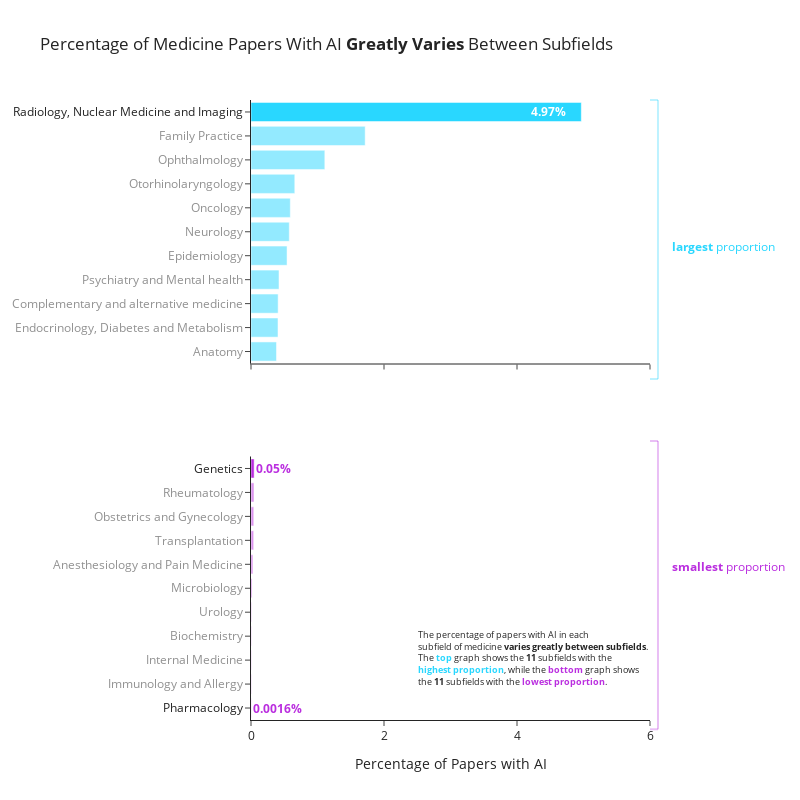

The cell this chart's notebook holds for it:
### Code cell
fig = make_subplots(rows=2, cols=1, shared_xaxes=True)

opacities_top = [0.5] * 10 + [1.0]
opacities_bottom = [1.0] + [0.5] * 9 + [1.0]
fig.add_trace(
    go.Bar(
        x=df_group_top["AI_percentage"],
        y=df_group_top["subfields"],
        orientation="h",
        name="Top 10",
        marker=dict(color=top_color, opacity=opacities_top),
    ),
    row=1,
    col=1,
)
fig.add_trace(
    go.Bar(
        x=df_group_bottom["AI_percentage"],
        y=df_group_bottom["subfields"],
        orientation="h",
        name="Bottom 10",
        marker=dict(color=bottom_color, opacity=opacities_bottom),
    ),
    row=2,
    col=1,
)

# Define y-axis labels with some transparency
y_labels_top = df_group_top["subfields"].tolist()
y_labels_bottom = df_group_bottom["subfields"].tolist()

# Make some labels slightly transparent by wrapping them in HTML with CSS
transparent_labels_top = [
    f'<span style="opacity:0.5">{label}</span>' if condition else label
    for label, condition in zip(y_labels_top, [True, True, True, True, True, True, True, True, True, True, False])
]
transparent_labels_bottom = [
    f'<span style="opacity:0.5">{label}</span>' if condition else label
    for label, condition in zip(y_labels_bottom, [False, True, True, True, True, True, True, True, True, True, False])
]

fig.update_yaxes(tickvals=df_group_top["subfields"], ticktext=transparent_labels_top, row=1, col=1)
fig.update_yaxes(tickvals=df_group_bottom["subfields"], ticktext=transparent_labels_bottom, row=2, col=1)

# define brackets for the top and bottom graph
shapes = [
    dict(
        type="line", x0=1.02, y0=1.0, x1=1.02, y1=0.55, xref="paper", yref="paper", line=dict(color=top_color, width=2)
    ),
    dict(
        type="line", x0=1.02, y0=1.0, x1=1.00, y1=1.0, xref="paper", yref="paper", line=dict(color=top_color, width=2)
    ),
    dict(
        type="line", x0=1.02, y0=0.55, x1=1.00, y1=0.55, xref="paper", yref="paper", line=dict(color=top_color, width=2)
    ),
    # bottom plot
    dict(
        type="line",
        x0=1.02,
        y0=-0.015,
        x1=1.02,
        y1=0.45,
        xref="paper",
        yref="paper",
        line=dict(color=bottom_color, width=2),
    ),
    dict(
        type="line",
        x0=1.02,
        y0=0.45,
        x1=1.00,
        y1=0.45,
        xref="paper",
        yref="paper",
        line=dict(color=bottom_color, width=2),
    ),
    dict(
        type="line",
        x0=1.02,
        y0=-0.015,
        x1=1.00,
        y1=-0.015,
        xref="paper",
        yref="paper",
        line=dict(color=bottom_color, width=2),
    ),
]

# define all the annotations
annotations = [
    dict(
        x=df_group_bottom.loc[df_group_bottom["subfields"] == "Pharmacology", "AI_percentage"].values[0],
        y="Pharmacology",
        text=f'{df_group_bottom.loc[df_group_bottom["subfields"] == "Pharmacology", "AI_percentage"].values[0]:.4f}%',
        xref="x2",
        yref="y2",
        showarrow=False,
        xanchor="left",
        font=dict(size=12, weight="bold", color=bottom_color),
    ),
    dict(
        x=df_group_bottom.loc[df_group_bottom["subfields"] == "Genetics", "AI_percentage"].values[0],
        y="Genetics",
        text=f'{df_group_bottom.loc[df_group_bottom["subfields"] == "Genetics", "AI_percentage"].values[0]:.2f}%',
        xref="x2",
        yref="y2",
        xanchor="left",
        showarrow=False,
        font=dict(size=12, weight="bold", color=bottom_color),
    ),
    dict(
        x=df_group_top[df_group_top["subfields"] == "Radiology, Nuclear Medicine and Imaging"]["AI_percentage"].values[
            0
        ]
        - 0.5,
        y="Radiology, Nuclear Medicine and Imaging",
        text=f'{df_group_top[df_group_top["subfields"] == "Radiology, Nuclear Medicine and Imaging"]["AI_percentage"].values[0]:.2f}%',
        xref="x1",
        yref="y1",
        ax=0,
        ay=0,
        # showarrow=False,
        font=dict(size=12, weight="bold", color="white"),
    ),
    dict(
        x=1.05,
        y=0.78,
        xref="paper",
        yref="paper",
        text="<b>largest</b> proportion",
        xanchor="left",
        showarrow=False,
        font=dict(size=12, color=top_color),
    ),
    dict(
        x=1.05,
        y=0.23,
        xanchor="left",
        xref="paper",
        yref="paper",
        text="<b>smallest</b> proportion",
        showarrow=False,
        font=dict(size=12, color=bottom_color),
    ),
    dict(
        xref="paper",
        yref="paper",
        x=1.0,
        y=0.1,
        text=f'The percentage of papers with AI in each<br>subfield of medicine <b>varies greatly between subfields</b>.<br>The <b><span style="color: {top_color};">top</span></b> graph shows the <b>11</b> subfields with the<br><b><span style="color: {top_color};">highest proportion</span></b>, while the <b><span style="color: {bottom_color};">bottom</span></b> graph shows<br>the <b>11</b> subfields with the <b><span style="color: {bottom_color};">lowest proportion</span></b>.',
        ax=0,
        ay=0,
        xanchor="right",
        align="left",
        font=dict(size=9),
    ),
]

fig.update_layout(
    width=800,
    height=800,
    xaxis=dict(range=[0, 5]),
    xaxis2=dict(title="Percentage of Papers with AI", range=[0, 6]),
    title_text="Percentage of Medicine Papers With AI <B>Greatly Varies</B> Between Subfields",
    annotations=annotations,
    shapes=shapes,
)
fig.update_layout(template="simple_white", showlegend=False, margin=dict(r=150))
fig.write_image("subfields_plot.png", scale=10)
fig.write_image("subfields_plot.svg", scale=10)
fig.show()

### Figure 1 — Plotly figure (JSON) as saved in the notebook; plotly's stock layout.template omitted (floating-point values rounded to 4 significant figures)
{"data": [{"marker": {"color": "#29D7FF", "opacity": [0.5, 0.5, 0.5, 0.5, 0.5, 0.5, 0.5, 0.5, 0.5, 0.5, 1]}, "name": "Top 10", "orientation": "h", "type": "bar", "x": [0.3836, 0.4058, 0.408, 0.4209, 0.5421, 0.5756, 0.5909, 0.6587, 1.11, 1.717, 4.967], "xaxis": "x", "y": ["Anatomy", "Endocrinology, Diabetes and Metabolism", "Complementary and alternative medicine", "Psychiatry and Mental health", "Epidemiology", "Neurology", "Oncology", "Otorhinolaryngology", "Ophthalmology", "Family Practice", "Radiology, Nuclear Medicine and Imaging"], "yaxis": "y"}, {"marker": {"color": "#BA2EDF", "opacity": [1, 0.5, 0.5, 0.5, 0.5, 0.5, 0.5, 0.5, 0.5, 0.5, 1]}, "name": "Bottom 10", "orientation": "h", "type": "bar", "x": [0.00161, 0.00668, 0.006699, 0.007187, 0.008641, 0.016, 0.02889, 0.04049, 0.04179, 0.04502, 0.04708], "xaxis": "x2", "y": ["Pharmacology", "Immunology and Allergy", "Internal Medicine", "Biochemistry", "Urology", "Microbiology", "Anesthesiology and Pain Medicine", "Transplantation", "Obstetrics and Gynecology", "Rheumatology", "Genetics"], "yaxis": "y2"}], "layout": {"annotations": [{"font": {"color": "#BA2EDF", "size": 12, "weight": "bold"}, "showarrow": false, "text": "0.0016%", "x": 0.00161, "xanchor": "left", "xref": "x2", "y": "Pharmacology", "yref": "y2"}, {"font": {"color": "#BA2EDF", "size": 12, "weight": "bold"}, "showarrow": false, "text": "0.05%", "x": 0.04708, "xanchor": "left", "xref": "x2", "y": "Genetics", "yref": "y2"}, {"ax": 0, "ay": 0, "font": {"color": "white", "size": 12, "weight": "bold"}, "text": "4.97%", "x": 4.467, "xref": "x", "y": "Radiology, Nuclear Medicine and Imaging", "yref": "y"}, {"font": {"color": "#29D7FF", "size": 12}, "showarrow": false, "text": "<b>largest</b> proportion", "x": 1.05, "xanchor": "left", "xref": "paper", "y": 0.78, "yref": "paper"}, {"font": {"color": "#BA2EDF", "size": 12}, "showarrow": false, "text": "<b>smallest</b> proportion", "x": 1.05, "xanchor": "left", "xref": "paper", "y": 0.23, "yref": "paper"}, {"align": "left", "ax": 0, "ay": 0, "font": {"size": 9}, "text": "The percentage of papers with AI in each<br>subfield of medicine <b>varies greatly between subfields</b>.<br>The <b><span style=\"color: #29D7FF;\">top</span></b> graph shows the <b>11</b> subfields with the<br><b><span style=\"color: #29D7FF;\">highest proportion</span></b>, while the <b><span style=\"color: #BA2EDF;\">bottom</span></b> graph shows<br>the <b>11</b> subfields with the <b><span style=\"color: #BA2EDF;\">lowest proportion</span></b>.", "x": 1, "xanchor": "right", "xref": "paper", "y": 0.1, "yref": "paper"}], "height": 800, "margin": {"r": 150}, "shapes": [{"line": {"color": "#29D7FF", "width": 2}, "type": "line", "x0": 1.02, "x1": 1.02, "xref": "paper", "y0": 1, "y1": 0.55, "yref": "paper"}, {"line": {"color": "#29D7FF", "width": 2}, "type": "line", "x0": 1.02, "x1": 1, "xref": "paper", "y0": 1, "y1": 1, "yref": "paper"}, {"line": {"color": "#29D7FF", "width": 2}, "type": "line", "x0": 1.02, "x1": 1, "xref": "paper", "y0": 0.55, "y1": 0.55, "yref": "paper"}, {"line": {"color": "#BA2EDF", "width": 2}, "type": "line", "x0": 1.02, "x1": 1.02, "xref": "paper", "y0": -0.015, "y1": 0.45, "yref": "paper"}, {"line": {"color": "#BA2EDF", "width": 2}, "type": "line", "x0": 1.02, "x1": 1, "xref": "paper", "y0": 0.45, "y1": 0.45, "yref": "paper"}, {"line": {"color": "#BA2EDF", "width": 2}, "type": "line", "x0": 1.02, "x1": 1, "xref": "paper", "y0": -0.015, "y1": -0.015, "yref": "paper"}], "showlegend": false, "title": {"text": "Percentage of Medicine Papers With AI <B>Greatly Varies</B> Between Subfields"}, "width": 800, "xaxis": {"anchor": "y", "domain": [0, 1], "matches": "x2", "range": [0, 5], "showticklabels": false}, "xaxis2": {"anchor": "y2", "domain": [0, 1], "range": [0, 6], "title": {"text": "Percentage of Papers with AI"}}, "yaxis": {"anchor": "x", "domain": [0.575, 1], "ticktext": ["<span style=\"opacity:0.5\">Anatomy</span>", "<span style=\"opacity:0.5\">Endocrinology, Diabetes and Metabolism</span>", "<span style=\"opacity:0.5\">Complementary and alternative medicine</span>", "<span style=\"opacity:0.5\">Psychiatry and Mental health</span>", "<span style=\"opacity:0.5\">Epidemiology</span>", "<span style=\"opacity:0.5\">Neurology</span>", "<span style=\"opacity:0.5\">Oncology</span>", "<span style=\"opacity:0.5\">Otorhinolaryngology</span>", "<span style=\"opacity:0.5\">Ophthalmology</span>", "<span style=\"opacity:0.5\">Family Practice</span>", "Radiology, Nuclear Medicine and Imaging"], "tickvals": ["Anatomy", "Endocrinology, Diabetes and Metabolism", "Complementary and alternative medicine", "Psychiatry and Mental health", "Epidemiology", "Neurology", "Oncology", "Otorhinolaryngology", "Ophthalmology", "Family Practice", "Radiology, Nuclear Medicine and Imaging"]}, "yaxis2": {"anchor": "x2", "domain": [0, 0.425], "ticktext": ["Pharmacology", "<span style=\"opacity:0.5\">Immunology and Allergy</span>", "<span style=\"opacity:0.5\">Internal Medicine</span>", "<span style=\"opacity:0.5\">Biochemistry</span>", "<span style=\"opacity:0.5\">Urology</span>", "<span style=\"opacity:0.5\">Microbiology</span>", "<span style=\"opacity:0.5\">Anesthesiology and Pain Medicine</span>", "<span style=\"opacity:0.5\">Transplantation</span>", "<span style=\"opacity:0.5\">Obstetrics and Gynecology</span>", "<span style=\"opacity:0.5\">Rheumatology</span>", "Genetics"], "tickvals": ["Pharmacology", "Immunology and Allergy", "Internal Medicine", "Biochemistry", "Urology", "Microbiology", "Anesthesiology and Pain Medicine", "Transplantation", "Obstetrics and Gynecology", "Rheumatology", "Genetics"]}}}
